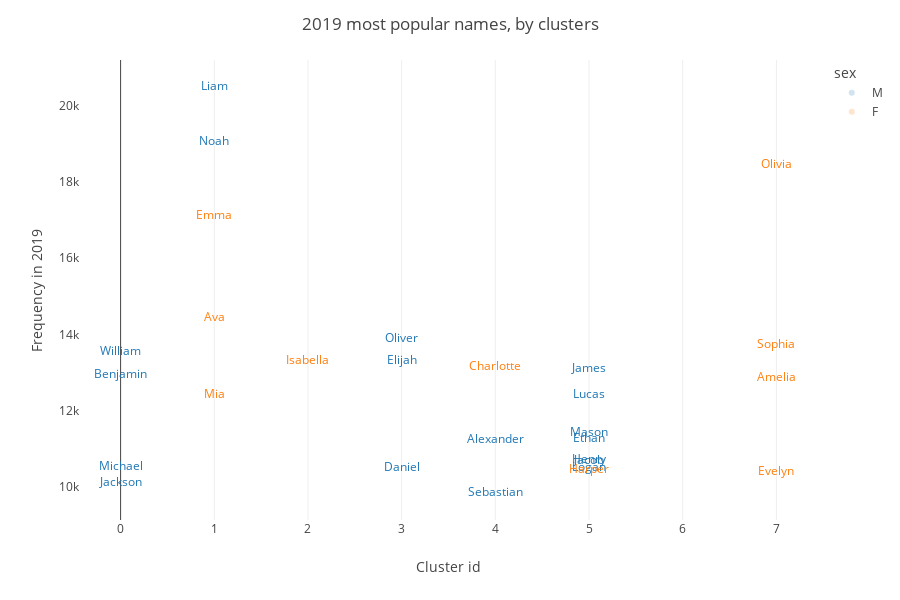

The notebook cell saved with this chart:
### Code cell
# Make a fancy plot with labels.
# Change the cut off to see more names
freq_cutoff = 9500
fig = px.scatter(data_frame=USA_2019[USA_2019.freq>freq_cutoff], x="cluster_centers", y="freq", color="sex",
                hover_data=["name", "freq"], opacity=0.0, text="name", template="ygridoff",
                    labels={        
            "cluster_centers": "Cluster id",
            "freq": "Frequency in 2019"
            })

#fig.update_traces(textposition='top center')

fig.update_layout(
    height=600,
    title_text='2019 most popular names, by clusters'
)
# font changing color https://stackoverflow.com/questions/60001622/how-to-change-color-of-text-in-plotly-scatter-and-different-marker
fig.for_each_trace(lambda t: t.update(textfont_color=t.marker.color, textfont_size=12))


fig.show()

### Figure 1 — Plotly figure (JSON) as saved in the notebook; plotly's stock layout.template omitted (floating-point values rounded to 4 significant figures)
{"data": [{"customdata": [["Alexander"], ["Benjamin"], ["Daniel"], ["Elijah"], ["Ethan"], ["Henry"], ["Jackson"], ["Jacob"], ["James"], ["Liam"], ["Logan"], ["Lucas"], ["Mason"], ["Michael"], ["Noah"], ["Oliver"], ["Sebastian"], ["William"]], "hovertemplate": "sex=M<br>Cluster id=%{x}<br>Frequency in 2019=%{y}<br>name=%{customdata[0]}<extra></extra>", "legendgroup": "M", "marker": {"color": "#1F77B4", "opacity": 0, "symbol": "circle"}, "mode": "markers+text", "name": "M", "orientation": "v", "showlegend": true, "text": ["Alexander", "Benjamin", "Daniel", "Elijah", "Ethan", "Henry", "Jackson", "Jacob", "James", "Liam", "Logan", "Lucas", "Mason", "Michael", "Noah", "Oliver", "Sebastian", "William"], "textfont": {"color": "#1F77B4", "size": 12}, "type": "scatter", "x": [4, 0, 3, 3, 5, 5, 0, 5, 5, 1, 5, 5, 5, 0, 1, 3, 4, 0], "xaxis": "x", "y": [11230, 12942, 10504, 13300, 11241, 10704, 10102, 10679, 13087, 20502, 10490, 12412, 11408, 10514, 19048, 13891, 9828, 13542], "yaxis": "y"}, {"customdata": [["Amelia"], ["Ava"], ["Charlotte"], ["Emma"], ["Evelyn"], ["Harper"], ["Isabella"], ["Mia"], ["Olivia"], ["Sophia"]], "hovertemplate": "sex=F<br>Cluster id=%{x}<br>Frequency in 2019=%{y}<br>name=%{customdata[0]}<extra></extra>", "legendgroup": "F", "marker": {"color": "#FF7F0E", "opacity": 0, "symbol": "circle"}, "mode": "markers+text", "name": "F", "orientation": "v", "showlegend": true, "text": ["Amelia", "Ava", "Charlotte", "Emma", "Evelyn", "Harper", "Isabella", "Mia", "Olivia", "Sophia"], "textfont": {"color": "#FF7F0E", "size": 12}, "type": "scatter", "x": [7, 1, 4, 1, 7, 5, 2, 1, 7, 7], "xaxis": "x", "y": [12862, 14440, 13138, 17102, 10392, 10442, 13306, 12414, 18451, 13714], "yaxis": "y"}], "layout": {"height": 600, "legend": {"title": {"text": "sex"}, "tracegroupgap": 0}, "margin": {"t": 60}, "title": {"text": "2019 most popular names, by clusters"}, "xaxis": {"anchor": "y", "domain": [0, 1], "title": {"text": "Cluster id"}}, "yaxis": {"anchor": "x", "domain": [0, 1], "title": {"text": "Frequency in 2019"}}}}
